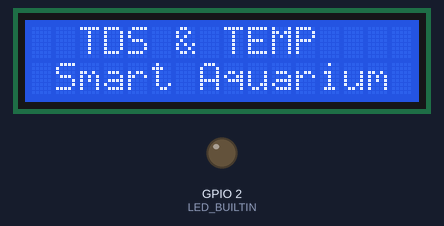
A sketch run on a simulated ESP32. Shown: 16×2 character LCD, output pins drawn as LEDs (lit = HIGH).

Above: at 0.1 s.
At 2.1 s:
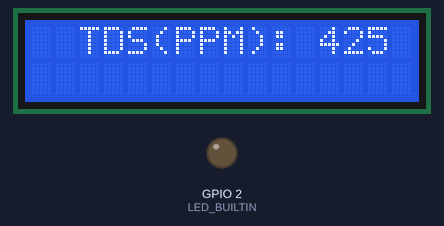
At 4.1 s:
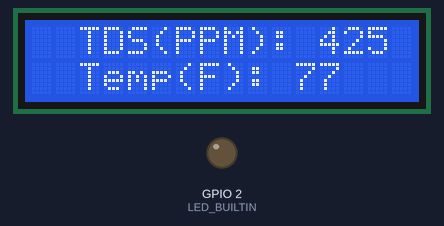

Measured:
- by itself, everything shown: repeats every 6.0 s, in 3 steps
- what the display in image 0 shows lasts 2.0 s, from 0.1 s to 2.1 s

The sketch:

lcd_display.ino
```cpp
#include <LiquidCrystal.h>

#define rs 13
#define en 12
#define d4 14
#define d5 27
#define d6 26
#define d7 25

int tds = 425;
int temp = 77;

LiquidCrystal lcd(rs, en, d4, d5, d6, d7);
void task3_monitoring(void *param);

void setup() {
  // put your setup code here, to run once:
  //Serial.begin(115200);
  pinMode(LED_BUILTIN , OUTPUT);
  lcd.begin(16,2);

  xTaskCreatePinnedToCore(
    task3_monitoring,   //call task1 function
    "Monitoring the Output results",
    10000,
    NULL,
    1,
    NULL,
    1); //Run on 1 CPU core

}
void task3_monitoring(void *param) {
  while(1) {
    lcd.clear();
    lcd.setCursor(2, 0);
    lcd.print("TDS & TEMP");
    lcd.setCursor(1, 1);
    lcd.print("Smart Aquarium");
    delay(2000);
    lcd.clear();
    lcd.setCursor(2, 0);
    lcd.print("TDS(PPM): ");
    lcd.print(tds);
    delay(2000);
    lcd.setCursor(2, 1);
    lcd.print("Temp(F): ");
    lcd.print(temp);
    delay(2000);

  }
}

void loop() {
}
```
